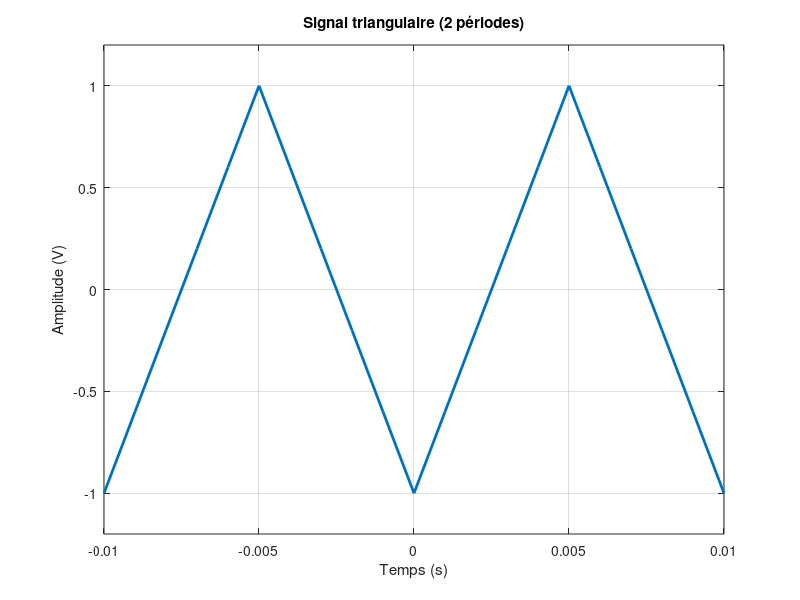

MATLAB code for this plot:
% triangle_signal.m - Signal triangulaire avec WIDTH = 0.5

f0 = 100;                             % Fréquence du signal
fe = 1000;                            % Fréquence d’échantillonnage
t = -0.01:1/fe:0.01;                  % Deux périodes

x = sawtooth(2 * pi * f0 * t, 0.5);   % Signal triangulaire (WIDTH = 0.5)

figure(9);
plot(t, x, 'LineWidth', 2);
grid on;
xlabel('Temps (s)');
ylabel('Amplitude (V)');
title('Signal triangulaire (2 périodes)');
axis([-0.01 0.01 -1.2 1.2]);
